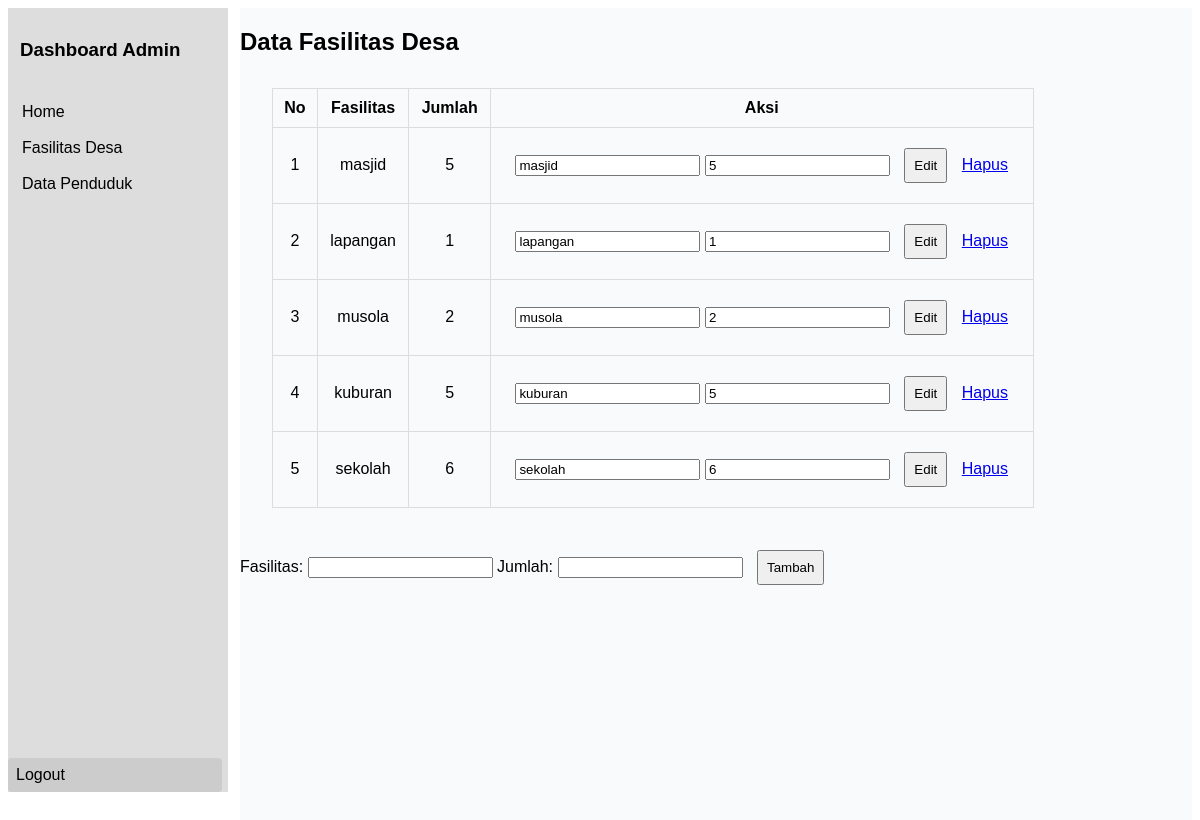
/Admin/fasilitas_desa.php (signed in), run on the app's committed database.
### tables this page shows
CREATE TABLE `fasilitas_desa` (
  `id` int(11) NOT NULL,
  `fasilitas` varchar(100) DEFAULT NULL,
  `jumlah` int(11) DEFAULT NULL
);

### Admin/fasilitas_desa.php (called while the page is built)
<?php
include 'dashboard_layout.php';
layout('Home - Dashboard', 'pages/fasilitas_desa.php');

### Admin/pages/fasilitas_desa.php (the view, shortened to what this page needs)
<h2>Data Fasilitas Desa</h2>
<table>
    <tr>
        <th>No</th>
        <th>Fasilitas</th>
        <th>Jumlah</th>
        <th>Aksi</th>
    </tr>
    <?php $no = 1;
    while ($row = mysqli_fetch_assoc($result)) : ?>
        <tr>
            <td><?= $no++ ?></td>
            <td><?= $row['fasilitas'] ?></td>
            <td><?= $row['jumlah'] ?></td>
            <td>
                <form action="fasilitas_desa/edit.php" method="post">
                    <input type="text" name="fasilitas" value="<?= $row['fasilitas'] ?>" required>
                    <input type="number" name="jumlah" value="<?= $row['jumlah'] ?>" required>
                    <button type="submit" name="edit">Edit</button>
                    <a href="fasilitas_desa/delete.php?delete=<?= $row['id'] ?>" onclick="return confirm('Yakin hapus?')">Hapus</a>
                </form>
            </td>
        </tr>
    <?php endwhile; ?>
</table>
<section class="tambah-fasilitas">
    <form method="post" action="fasilitas_desa/add.php">
        <label>Fasilitas:</label>
        <input type="text" name="fasilitas" required>
        <label>Jumlah:</label>
        <input type="number" name="jumlah" required>
        <button type="submit" name="tambah">Tambah</button>
    </form>
</section>

### Admin/style/style.css (style rules this page uses)
table { width: 80%; margin: 2rem; border-collapse: collapse; }
th, td { padding: 10px; border: 1px solid #ddd; text-align: center; }
button { margin: 10px; padding: 8px; cursor: pointer; }

### Admin/dashboard_layout.php (style rules this page uses)
body { display: flex; gap: 12px; font-family: Arial, Helvetica, sans-serif; }

### data on the page
fasilitas_desa: fasilitas "masjid", jumlah "5"
fasilitas_desa: fasilitas "lapangan", jumlah "1"
fasilitas_desa: fasilitas "musola", jumlah "2"
fasilitas_desa: fasilitas "kuburan", jumlah "5"
fasilitas_desa: fasilitas "sekolah", jumlah "6"
